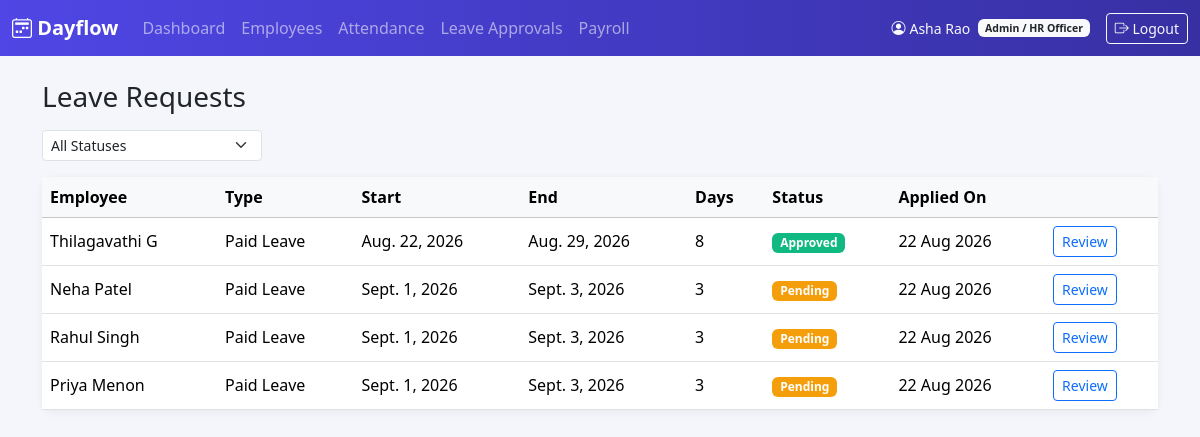
Screenshot of /leaves/all/ (signed in) with the database file from the repository.
### accounts/models.py (models this page shows, shortened)
class User(AbstractUser):
    class Role(models.TextChoices):
        ADMIN = 'ADMIN', 'Admin / HR Officer'
        EMPLOYEE = 'EMPLOYEE', 'Employee'
    employee_id = models.CharField(max_length=20, unique=True)
    email = models.EmailField(unique=True)
    role = models.CharField(max_length=10, choices=Role.choices, default=Role.EMPLOYEE)
    is_email_verified = models.BooleanField(default=False)
    USERNAME_FIELD = 'username'
    REQUIRED_FIELDS = ['email', 'employee_id']
    @property
    def is_admin_role(self):
        return self.role == self.Role.ADMIN

### leaves/models.py (models this page shows, shortened)
class LeaveRequest(models.Model):
    class LeaveType(models.TextChoices):
        PAID = 'PAID', 'Paid Leave'
        SICK = 'SICK', 'Sick Leave'
        UNPAID = 'UNPAID', 'Unpaid Leave'
    class Status(models.TextChoices):
        PENDING = 'PENDING', 'Pending'
        APPROVED = 'APPROVED', 'Approved'
        REJECTED = 'REJECTED', 'Rejected'
    employee = models.ForeignKey(settings.AUTH_USER_MODEL, on_delete=models.CASCADE, related_name='leave_requests')
    leave_type = models.CharField(max_length=10, choices=LeaveType.choices)
    start_date = models.DateField()
    end_date = models.DateField()
    remarks = models.TextField(blank=True)
    status = models.CharField(max_length=10, choices=Status.choices, default=Status.PENDING)
    admin_comment = models.TextField(blank=True)
    reviewed_by = models.ForeignKey(
        settings.AUTH_USER_MODEL, on_delete=models.SET_NULL, null=True, blank=True,
        related_name='reviewed_leave_requests',
    )
    reviewed_at = models.DateTimeField(null=True, blank=True)
    applied_on = models.DateTimeField(auto_now_add=True)
    updated_at = models.DateTimeField(auto_now=True)
    class Meta:
        ordering = ['-applied_on']
    @property
    def total_days(self):
        return (self.end_date - self.start_date).days + 1

### leaves/views.py (the view)
# urls.py: path('all/', views.all_leaves, name='all_leaves'),
@admin_required
def all_leaves(request):
    status = request.GET.get('status', '')
    leaves = LeaveRequest.objects.select_related('employee')
    if status:
        leaves = leaves.filter(status=status)
    return render(request, 'leaves/all_leaves.html', {
        'leaves': leaves,
        'status': status,
        'status_choices': LeaveRequest.Status.choices,
    })

### templates/leaves/all_leaves.html (shortened to what this page needs)
{% extends "base.html" %}
{% block content %}
<h3 class="mb-3">Leave Requests</h3>
<form method="get" class="mb-3">
    <select name="status" class="form-select form-select-sm" style="max-width: 220px;" onchange="this.form.submit()">
        <option value="">All Statuses</option>
    </select>
</form>
<div class="card">
    <div class="table-responsive">
        <table class="table table-hover align-middle mb-0">
            <thead class="table-light">
                <tr><th>Employee</th><th>Type</th><th>Start</th><th>End</th><th>Days</th><th>Status</th><th>Applied On</th><th></th></tr>
            </thead>
            <tbody>
                {% for leave in leaves %}
                <tr>
                    <td>{{ leave.employee.get_full_name|default:leave.employee.username }}</td>
                    <td>{{ leave.get_leave_type_display }}</td>
                    <td>{{ leave.start_date }}</td>
                    <td>{{ leave.end_date }}</td>
                    <td>{{ leave.total_days }}</td>
                    <td><span class="badge status-badge-{{ leave.status }}">{{ leave.get_status_display }}</span></td>
                    <td>{{ leave.applied_on|date:"d M Y" }}</td>
                    <td><a href="{% url 'leaves:review_leave' leave.id %}" class="btn btn-sm btn-outline-primary">Review</a></td>
                </tr>
                {% empty %}
                <tr><td colspan="8" class="text-center text-muted py-4">No leave requests found.</td></tr>
                {% endfor %}
            </tbody>
        </table>
    </div>
</div>
{% endblock %}

### templates/base.html (shortened to what this page needs)
{% load static %}
<!DOCTYPE html>
<html lang="en">
<head>
    <link href="https://cdn.jsdelivr.net/npm/bootstrap@5.3.3/dist/css/bootstrap.min.css" rel="stylesheet">
    <link rel="stylesheet" href="https://cdn.jsdelivr.net/npm/bootstrap-icons@1.11.3/font/bootstrap-icons.css">
    <link rel="stylesheet" href="{% static 'css/dayflow.css' %}">
</head>
<body>
{% if user.is_authenticated %}
<nav class="navbar navbar-expand-lg navbar-dark dayflow-navbar">
    <div class="container-fluid">
        <a class="navbar-brand fw-bold" href="{% url 'dashboard:redirect' %}">
            <i class="bi bi-calendar2-week"></i> Dayflow
        </a>
        <div class="collapse navbar-collapse" id="navMenu">
            <ul class="navbar-nav me-auto mb-2 mb-lg-0">
                {% if user.is_admin_role %}
                <li class="nav-item"><a class="nav-link" href="{% url 'dashboard:admin_dashboard' %}">Dashboard</a></li>
                <li class="nav-item"><a class="nav-link" href="{% url 'employees:employee_list' %}">Employees</a></li>
                <li class="nav-item"><a class="nav-link" href="{% url 'attendance:all_attendance' %}">Attendance</a></li>
                <li class="nav-item"><a class="nav-link" href="{% url 'leaves:all_leaves' %}">Leave Approvals</a></li>
                <li class="nav-item"><a class="nav-link" href="{% url 'payroll:payroll_overview' %}">Payroll</a></li>
                {% endif %}
            </ul>
            <ul class="navbar-nav">
                <li class="nav-item d-flex align-items-center text-light small me-3">
                    <i class="bi bi-person-circle me-1"></i> {{ user.get_full_name|default:user.username }}
                    <span class="badge bg-light text-dark ms-2">{{ user.get_role_display }}</span>
                </li>
                <li class="nav-item">
                    <form method="post" action="{% url 'accounts:logout' %}" class="d-inline">
                        <button type="submit" class="btn btn-outline-light btn-sm">
                            <i class="bi bi-box-arrow-right"></i> Logout
                        </button>
                    </form>
                </li>
            </ul>
        </div>
    </div>
</nav>
{% endif %}
<div class="container my-4">
    {% block content %}{% endblock %}
</div>
</body>
</html>

### static/css/dayflow.css (style rules this page uses)
:root { --dayflow-primary: #4f46e5; --dayflow-primary-dark: #3730a3; --dayflow-accent: #14b8a6; --dayflow-bg: #f5f6fb; }
body { background-color: var(--dayflow-bg); font-family: 'Segoe UI', system-ui, -apple-system, sans-serif; }
.dayflow-navbar { background: linear-gradient(90deg, var(--dayflow-primary), var(--dayflow-primary-dark)); }
.card { border: none; border-radius: 0.75rem; box-shadow: 0 2px 10px rgba(0, 0, 0, 0.06); }
.status-badge-PENDING { background-color: #f59e0b; }
.status-badge-APPROVED { background-color: #10b981; }

### rows the page displays
User: get_full_name "Asha Rao", role "Admin / HR Officer"
LeaveRequest: employee.get_full_name "Thilagavathi G", leave_type "Paid Leave", start_date "Aug. 22, 2026", end_date "Aug. 29, 2026", total_days "8", status "Approved", applied_on "22 Aug 2026"
LeaveRequest: employee.get_full_name "Neha Patel", leave_type "Paid Leave", start_date "Sept. 1, 2026", end_date "Sept. 3, 2026", total_days "3", status "Pending", applied_on "22 Aug 2026"
LeaveRequest: employee.get_full_name "Rahul Singh", leave_type "Paid Leave", start_date "Sept. 1, 2026", end_date "Sept. 3, 2026", total_days "3", status "Pending", applied_on "22 Aug 2026"
LeaveRequest: employee.get_full_name "Priya Menon", leave_type "Paid Leave", start_date "Sept. 1, 2026", end_date "Sept. 3, 2026", total_days "3", status "Pending", applied_on "22 Aug 2026"
